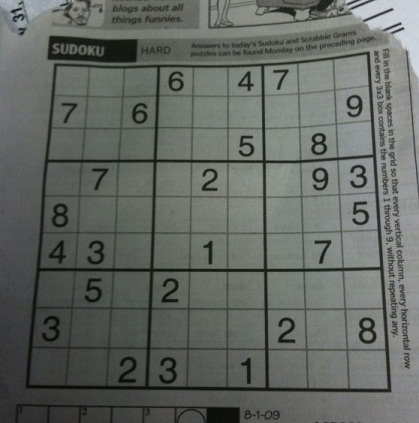
#> input picture img/sudoku.jpg, 419 x 423 px
$ jupyter execute opencv-hough.ipynb
#> lines starting #> are read from the running program, lines starting #| are printed output that depends on the picture
# OpenCV Hough Line Transform

## How does it work?

As you know, a line in the image space can be expressed with two variables. For example:

a. In the **Cartesian coordinate system**: Parameters (m, b).

b. In the **Polar coordinate system**: Parameters (r, θ).

For Hough Transforms, we will express lines in the *Polar system*. Hence, a line equation can be written as:

Arranging the terms: r = x cosθ + y sinθ

In general for each point (x0, y0), we can define the family of lines that goes through that point as:

rθ = x0 ⋅ cosθ + y0 ⋅ sinθ

Meaning that each pair (rθ, θ) represents each line that passes by (x0, y0).

If for a given (x0, y0) we plot the family of lines that goes through it, we get a sinusoid. For instance, for x0 = 8 and y0 = 6 we get the following plot (in a plane θ - r):

We consider only points such that r > 0 and 0 < θ < 2π.

We can do the same operation above for all the points in an image. If the curves of two different points intersect in the plane θ - r, that means that both points belong to a same line. For instance, following with the example above and drawing the plot for two more points: x1 = 4, y1 = 9 and x2 = 12, y2 = 3, we get:

The three plots intersect in one single point (**0.952, 9.6**), these coordinates are the parameters (θ, r) or the line in which (x0, y0), (x1, y1) and (x2, y2) lay.

What does all the stuff above mean? It means that in general, a line can be *detected* by finding the number of intersections between curves. The more curves intersecting means that the line represented by that intersection have more points. In general, we can define a *threshold* of the minimum number of intersections needed to *detect* a line.

This is what the Hough Line Transform does. It keeps track of the intersection between curves of every point in the image. If the number of intersections is above some *threshold*, then it declares it as a line with the parameters (θ, rθ) of the intersection point.

## Standard and Probabilistic Hough Line Transform

OpenCV implements two kind of Hough Line Transforms:

a. **The Standard Hough Transform**

- It consists in pretty much what we just explained in the previous section. It gives you as result a vector of couples (θ, rθ)
- In OpenCV it is implemented with the function ```HoughLines()```

b. **The Probabilistic Hough Line Transform**

- A more efficient implementation of the Hough Line Transform. It gives as output the extremes of the detected lines (x0, y0, x1, y1)
- In OpenCV it is implemented with the function ```HoughLinesP()```

## Example Code

[cell 1]
import math
import cv2 as cv
import numpy as np
import matplotlib.pyplot as plt

[cell 2]
filename = 'img/sudoku.jpg'

# Loads an image
src = cv.imread(cv.samples.findFile(filename), cv.IMREAD_GRAYSCALE)
#> src: shape (423, 419); min 5, max 218, mean 101.9

# Edge detection
dst = cv.Canny(src, 50, 200, None, 3)
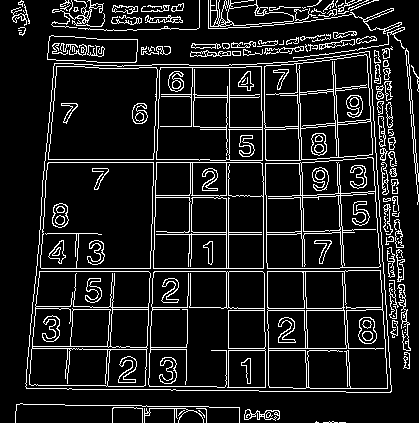
#> dst: shape (423, 419); 11.5% white in thin lines or dots
plt.imshow(dst)

Now we will apply the Hough Line Transform. We will explain how to use both OpenCV functions available for this purpose.

### Standard Hough Line Transform:

First, you apply the Transform:

[cell 3]
# Standard Hough Line Transform
lines = cv.HoughLines(dst, 1, np.pi / 180, 150, None, 0, 0)
#> lines = 39 rows, first 8: [271, 1.57], [268, 1.57], [162, 0.0349], [159, 0.0349], [-262, 3.12], [-293, 3.11], [226, 0], [228, 0]

with the following arguments:

- *dst*: Output of the edge detector. It should be a grayscale image (although in fact it is a binary one)
- *lines*: A vector that will store the parameters (r, θ) of the detected lines
- *rho*: The resolution of the parameter r in pixels. We use **1** pixel
- *theta*: The resolution of the parameter θ in radians. We use **1 degree** (np.pi/180)
- *threshold*: The minimum number of intersections to "detect" a line
- *srn* and *stn*: Default parameters to zero. Check OpenCV reference for more info.

And then you display the result by drawing the lines.

[cell 4]
image = src.copy()
image = cv.cvtColor(image, cv.COLOR_BGR2RGB)

[cell 5]
# Draw the lines
if lines is not None:
    for i in range(0, len(lines)):
        rho = lines[i][0][0]
        theta = lines[i][0][1]
        a = math.cos(theta)
        b = math.sin(theta)
        x0 = a * rho
        y0 = b * rho
        pt1 = (int(x0 + 1000*(-b)), int(y0 + 1000*(a)))
        pt2 = (int(x0 - 1000*(-b)), int(y0 - 1000*(a)))
        cv.line(image, pt1, pt2, (0,0,255), 3, cv.LINE_AA)
#> this loop made 39 passes
#> (rho, theta, a, b, x0, y0, pt1, pt2) on passes 1 to 10: (271, 1.57, -4.37e-08, 1, -1.18e-05, 271, (-1000, 270), (999, 271)), (268, 1.57, -4.37e-08, 1, -1.17e-05, 268, (-1000, 267), (999, 268)), (162, 0.0349, 0.999, 0.0349, 161.9, 5.65, (127, 1005), (196, -993)), (159, 0.0349, 0.999, 0.0349, 158.9, 5.55, (124, 1004), (193, -993)), (-262, 3.12, -1, 0.0175, 262, -4.57, (244, -1004), (279, 995)), (-293, 3.11, -0.999, 0.0349, 292.8, -10.23, (257, -1009), (327, 989)), (226, 0, 1, 0, 226, 0, (226, 1000), (226, -1000)), (228, 0, 1, 0, 228, 0, (228, 1000), (228, -1000)), (162, 1.57, -4.37e-08, 1, -7.08e-06, 162, (-1000, 161), (999, 162)), (62, 0.0873, 0.996, 0.0872, 61.76, 5.4, (-25, 1001), (148, -990))
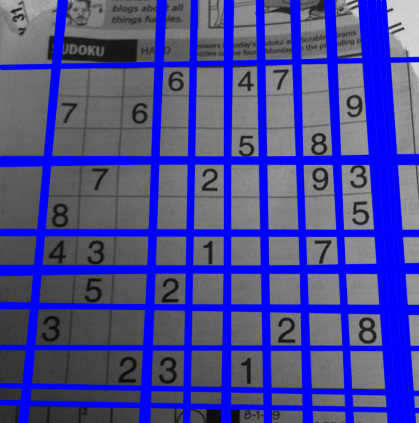
#> image: shape (423, 419, 3); mean R, G, B 71.5, 71.5, 151.1

[cell 6]
plt.imshow(image)

### Probabilistic Hough Line Transform

First you apply the transform:

[cell 7]
linesP = cv.HoughLinesP(dst, 1, np.pi / 180, 50, None, 50, 10)
#> linesP = 122 rows, first 6: [36, 268, 339, 268], [228, 390, 228, 154], [266, 213, 269, 391], [226, 307, 226, 95], [156, 179, 161, 46], [299, 153, 304, 323]

with the arguments:
- *dst*: Output of the edge detector. It should be a grayscale image (although in fact it is a binary one)
- *lines*: A vector that will store the parameters (x_start, y_start, x_end, y_end) of the detected lines
- *rho*: The resolution of the parameter r in pixxxels. We use **1** pixel.
- *theta*: The resolution of the parameter θ in radians. We use **1 degree** (np.pi / 180)
- *threshold*: The minimum number of intersections to "detect" a line
- *minLineLength*: The minimum number of points that can form a line. Lines with less than this number of points are disregarded.
- *maxLineGap*: The maximum gap between two points to be considered in the same line.

And then you display the result by drawing the lines

[cell 8]
image = src.copy()
image = cv.cvtColor(image, cv.COLOR_BGR2RGB)

# Draw the lines
if linesP is not None:
    for i in range(0, len(linesP)):
        l = linesP[i][0]
        cv.line(image, (l[0], l[1]), (l[2], l[3]), (0,0, 255), 3, cv.LINE_AA)
#> this loop made 122 passes
#> l on passes 1 to 12: [36, 268, 339, 268], [228, 390, 228, 154], [266, 213, 269, 391], [226, 307, 226, 95], [156, 179, 161, 46], [299, 153, 304, 323], [36, 271, 347, 271], [188, 295, 190, 159], [148, 325, 153, 167], [48, 163, 61, 23], [44, 162, 260, 162], [263, 218, 266, 391]
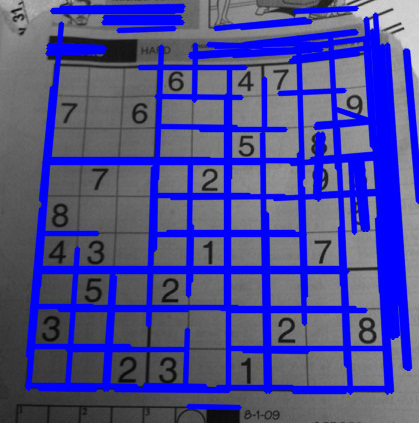
#> image: shape (423, 419, 3); mean R, G, B 74.7, 74.7, 147.4
